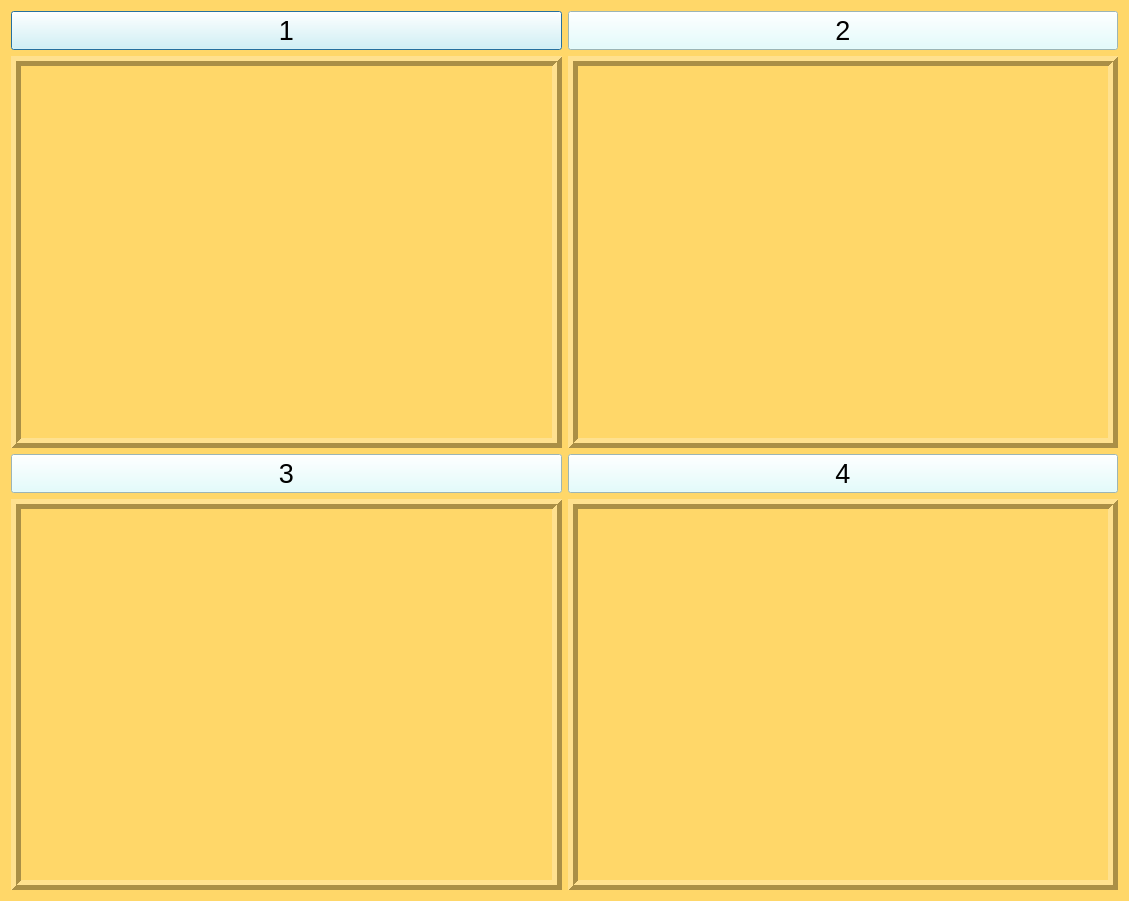
<?xml version="1.0" encoding="UTF-8"?>
<ui version="4.0">
 <class>Dialog</class>
 <widget class="QDialog" name="Dialog">
  <property name="geometry">
   <rect>
    <x>0</x>
    <y>0</y>
    <width>1129</width>
    <height>901</height>
   </rect>
  </property>
  <property name="minimumSize">
   <size>
    <width>640</width>
    <height>480</height>
   </size>
  </property>
  <property name="windowTitle">
   <string>Dialog</string>
  </property>
  <property name="styleSheet">
   <string notr="true">background-color: rgb(255, 215, 105)</string>
  </property>
  <layout class="QGridLayout" name="gridLayout">
   <item row="0" column="0">
    <layout class="QVBoxLayout" name="verticalLayout">
     <item>
      <widget class="QPushButton" name="btn_20">
       <property name="font">
        <font>
         <family>Microsoft YaHei UI</family>
         <pointsize>20</pointsize>
         <weight>50</weight>
         <bold>false</bold>
        </font>
       </property>
       <property name="styleSheet">
        <string notr="true">background-color: rgb(219, 254, 255)</string>
       </property>
       <property name="text">
        <string>1</string>
       </property>
      </widget>
     </item>
     <item>
      <widget class="QLabel" name="img_20">
       <property name="frameShape">
        <enum>QFrame::Box</enum>
       </property>
       <property name="frameShadow">
        <enum>QFrame::Raised</enum>
       </property>
       <property name="lineWidth">
        <number>5</number>
       </property>
       <property name="text">
        <string/>
       </property>
      </widget>
     </item>
    </layout>
   </item>
   <item row="0" column="1">
    <layout class="QVBoxLayout" name="verticalLayout_2">
     <item>
      <widget class="QPushButton" name="btn_40">
       <property name="font">
        <font>
         <family>Microsoft YaHei UI</family>
         <pointsize>20</pointsize>
         <weight>50</weight>
         <bold>false</bold>
        </font>
       </property>
       <property name="styleSheet">
        <string notr="true">background-color: rgb(219, 254, 255)</string>
       </property>
       <property name="text">
        <string>2</string>
       </property>
      </widget>
     </item>
     <item>
      <widget class="QLabel" name="img_40">
       <property name="frameShape">
        <enum>QFrame::Box</enum>
       </property>
       <property name="frameShadow">
        <enum>QFrame::Raised</enum>
       </property>
       <property name="lineWidth">
        <number>5</number>
       </property>
       <property name="text">
        <string/>
       </property>
      </widget>
     </item>
    </layout>
   </item>
   <item row="1" column="0">
    <layout class="QVBoxLayout" name="verticalLayout_3">
     <item>
      <widget class="QPushButton" name="btn_80">
       <property name="font">
        <font>
         <family>Microsoft YaHei UI</family>
         <pointsize>20</pointsize>
         <weight>50</weight>
         <bold>false</bold>
        </font>
       </property>
       <property name="styleSheet">
        <string notr="true">background-color: rgb(219, 254, 255)</string>
       </property>
       <property name="text">
        <string>3</string>
       </property>
      </widget>
     </item>
     <item>
      <widget class="QLabel" name="img_80">
       <property name="frameShape">
        <enum>QFrame::Box</enum>
       </property>
       <property name="frameShadow">
        <enum>QFrame::Raised</enum>
       </property>
       <property name="lineWidth">
        <number>5</number>
       </property>
       <property name="text">
        <string/>
       </property>
      </widget>
     </item>
    </layout>
   </item>
   <item row="1" column="1">
    <layout class="QVBoxLayout" name="verticalLayout_4">
     <item>
      <widget class="QPushButton" name="btn_200">
       <property name="font">
        <font>
         <family>Microsoft YaHei UI</family>
         <pointsize>20</pointsize>
         <weight>50</weight>
         <bold>false</bold>
        </font>
       </property>
       <property name="styleSheet">
        <string notr="true">background-color: rgb(219, 254, 255)</string>
       </property>
       <property name="text">
        <string>4</string>
       </property>
      </widget>
     </item>
     <item>
      <widget class="QLabel" name="img_200">
       <property name="frameShape">
        <enum>QFrame::Box</enum>
       </property>
       <property name="frameShadow">
        <enum>QFrame::Raised</enum>
       </property>
       <property name="lineWidth">
        <number>5</number>
       </property>
       <property name="text">
        <string/>
       </property>
      </widget>
     </item>
    </layout>
   </item>
  </layout>
 </widget>
 <resources/>
 <connections/>
</ui>
